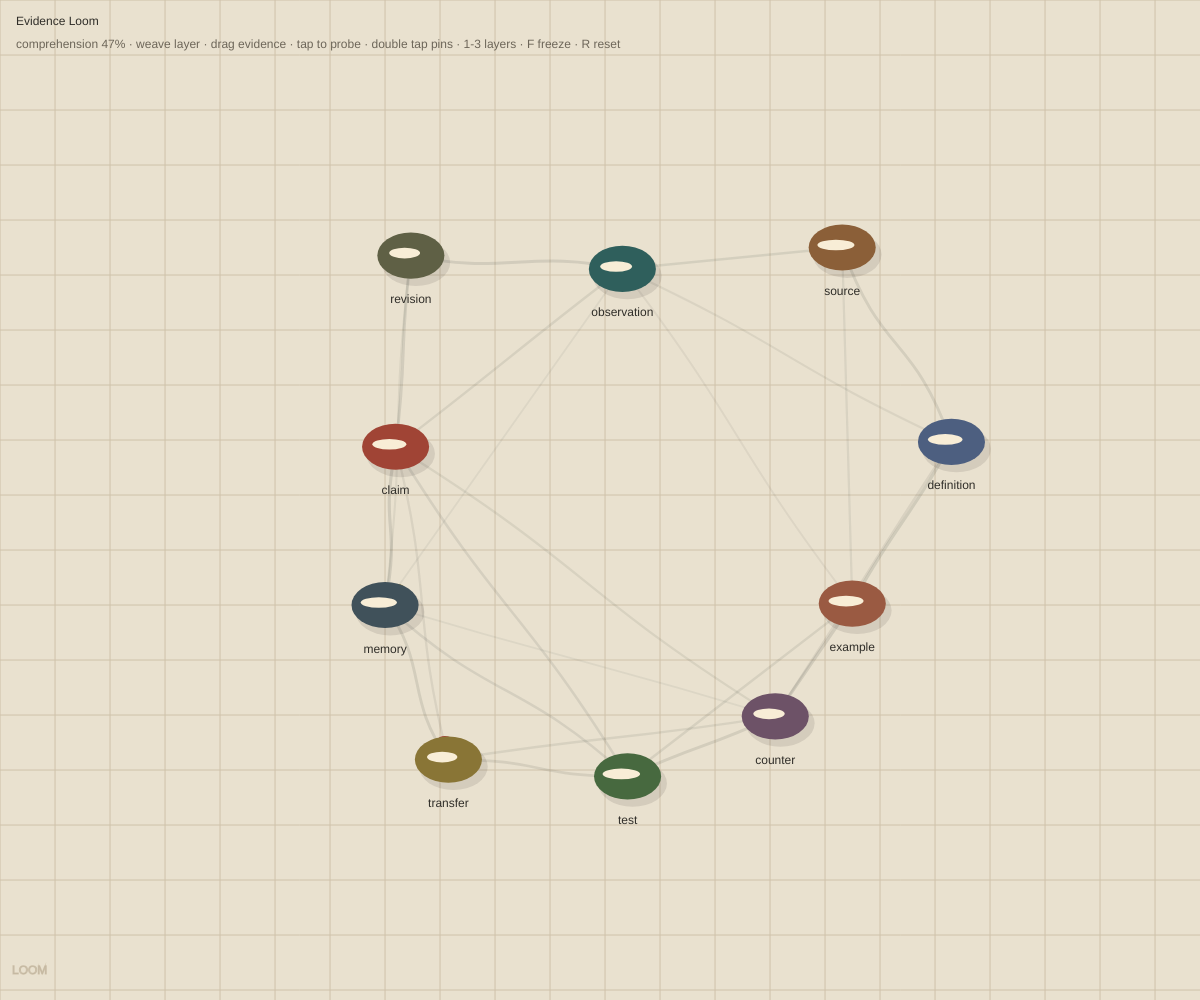
Frame 1 (no input)
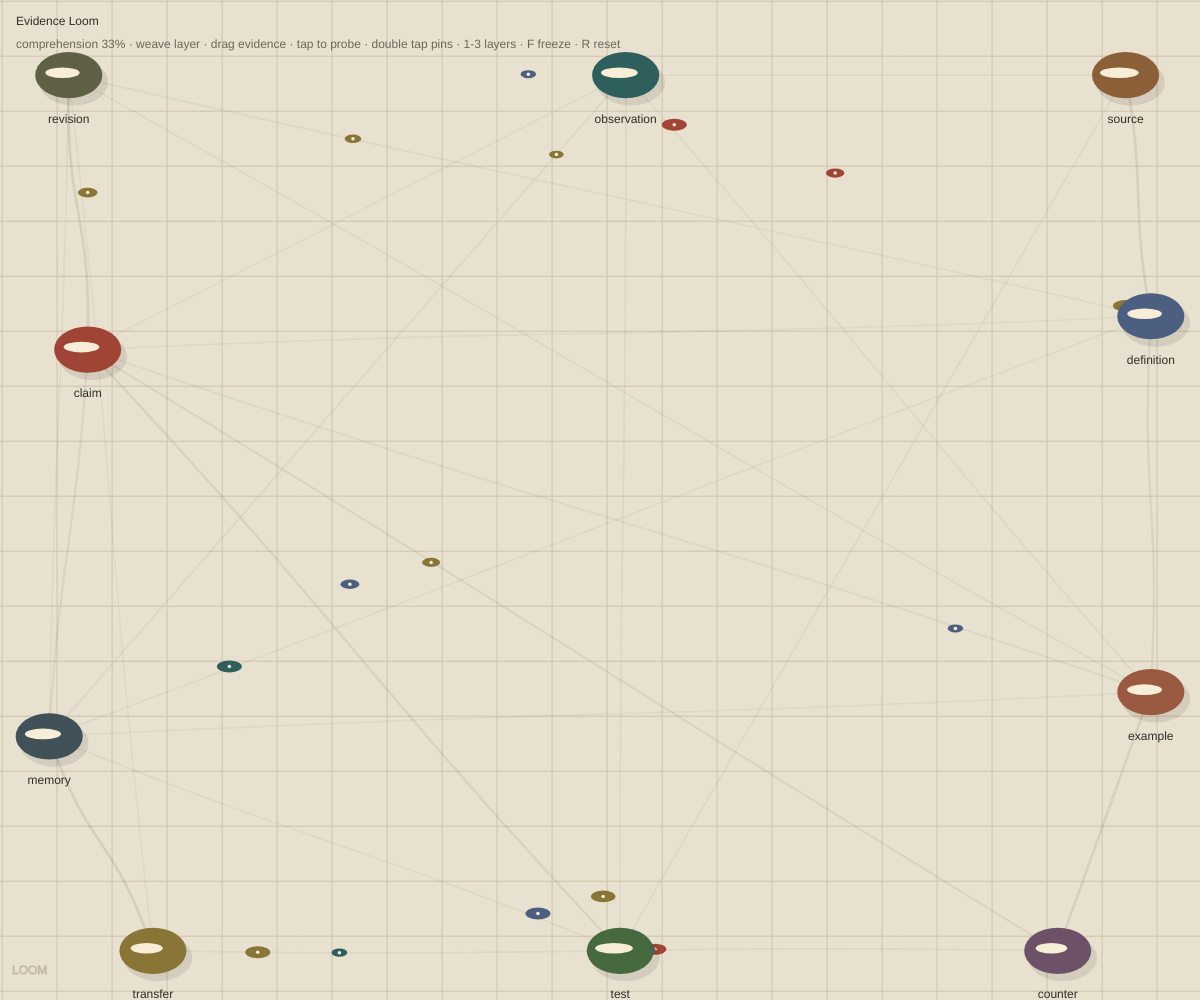
Frame 60 (no input)
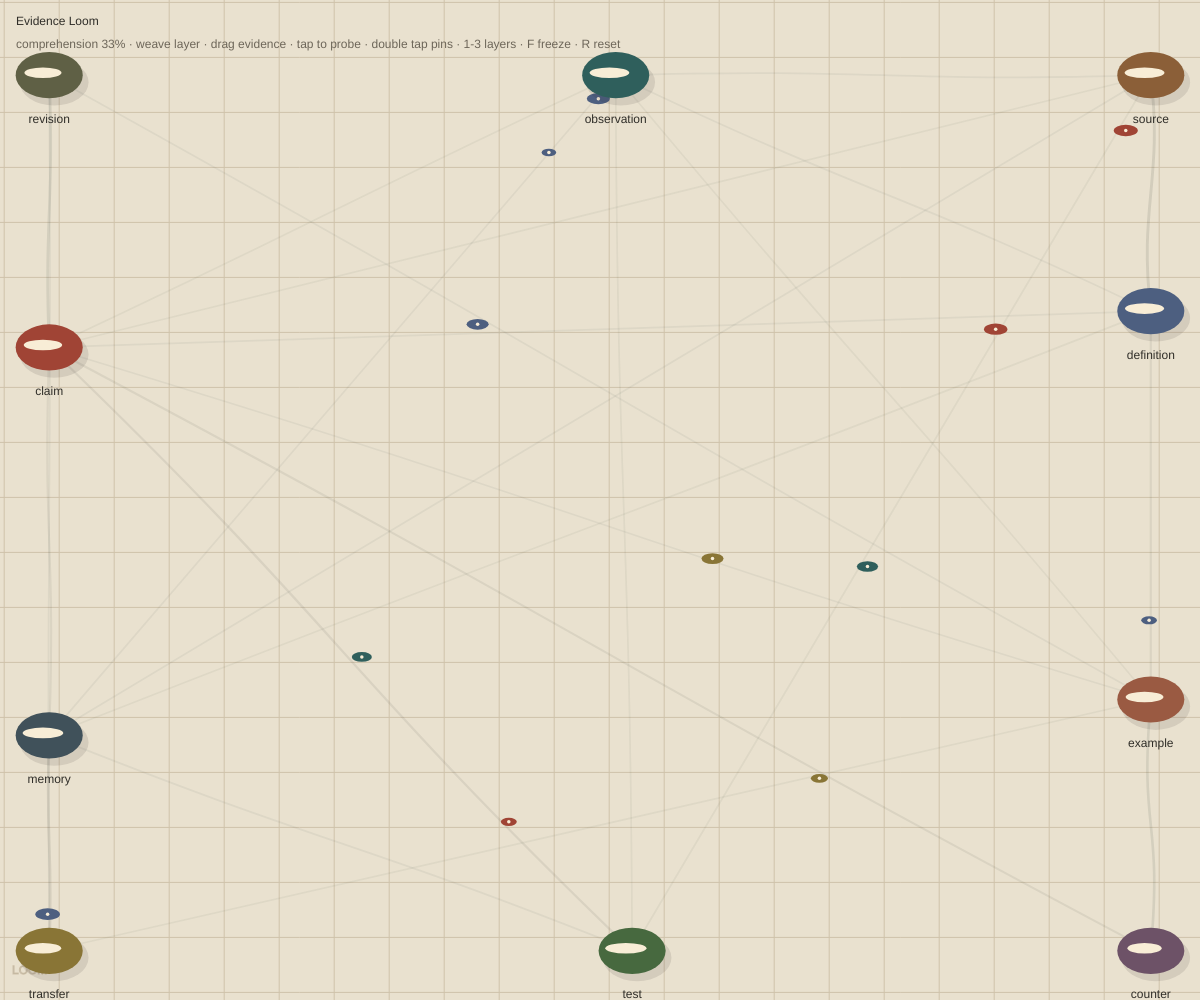
Frame 120 (the mouse pressed at the canvas centre since frame 60)

The p5.js sketch that drew these frames (run headless with seeded random() and noise() and a simulated clock; from frame 60 on, the mouse is pressed at the canvas centre):

// p5.js sketch
// ── sketch.js
// Evidence Loom - an interactive map where claims tighten only when evidence, tests, and counterexamples stay woven.

const STRANDS = [
  ['observation', '#2f5f5c'],
  ['source', '#8b5f38'],
  ['definition', '#4d5f80'],
  ['example', '#9a5a42'],
  ['counter', '#6d5267'],
  ['test', '#47693f'],
  ['transfer', '#897536'],
  ['memory', '#40515a'],
  ['claim', '#a04435'],
  ['revision', '#5f6045'],
];

let anchors = [];
let shuttles = [];
let focus = { x: 0, y: 0, strength: 0 };
let held = -1;
let frozen = false;
let layer = 0;
let seedValue = 606;

function setup() {
  createCanvas(vw(), vh());
  pixelDensity(min(2, window.devicePixelRatio || 1));
  textFont('ui-sans-serif, system-ui, -apple-system, BlinkMacSystemFont, "Segoe UI", sans-serif');
  reseed();
}

function reseed() {
  randomSeed(seedValue);
  noiseSeed(seedValue);
  anchors = [];
  const s = min(width, height);
  const cx = width * 0.52;
  const cy = height * 0.54;
  STRANDS.forEach(([label, color], i) => {
    const angle = -HALF_PI + (TWO_PI * i) / STRANDS.length + random(-0.12, 0.12);
    const r = s * random(0.23, 0.39);
    const compact = compactTarget(i);
    anchors.push({
      label,
      color,
      x: compact?.x ?? cx + cos(angle) * r,
      y: compact?.y ?? cy + sin(angle) * r,
      vx: random(-0.4, 0.4),
      vy: random(-0.4, 0.4),
      weight: random(0.35, 0.92),
      phase: random(TWO_PI),
      pinned: false,
    });
  });
  shuttles = [];
  for (let i = 0; i < 16; i += 1) addShuttle(floor(random(anchors.length)));
  keepInside();
}

function draw() {
  background('#e9e1cf');
  drawPaper();
  if (!frozen) moveAnchors();
  drawLoom();
  moveShuttles();
  drawAnchors();
  drawFocus();
  drawHud();
  focus.strength *= 0.9;
}

function drawPaper() {
  noStroke();
  for (let y = 0; y < height; y += 5) {
    const tone = 224 + noise(y * 0.02, frameCount * 0.003) * 12;
    fill(tone, 216, 199, 24);
    rect(0, y, width, 3);
  }

  const step = max(30, min(width, height) * 0.055);
  stroke('#cfc2aa');
  strokeWeight(1);
  for (let x = -step; x < width + step; x += step) {
    line(x + (frameCount * 0.035) % step, 0, x + (frameCount * 0.035) % step, height);
  }
  for (let y = -step; y < height + step; y += step) {
    line(0, y + (frameCount * 0.02) % step, width, y + (frameCount * 0.02) % step);
  }

  fill(54, 55, 48, 16);
  textStyle(BOLD);
  textSize(constrain(width * 0.13, 58, 148));
  textAlign(LEFT, BASELINE);
  text('LOOM', 12, height - 26);
  textStyle(NORMAL);
}

function moveAnchors() {
  const cx = width * 0.52;
  const cy = height * 0.54;
  anchors.forEach((a, i) => {
    if (a.pinned || i === held) return;

    const target = compactTarget(i);
    let ax = ((target?.x ?? cx) - a.x) * (target ? 0.0042 : 0.0007);
    let ay = ((target?.y ?? cy) - a.y) * (target ? 0.0042 : 0.0007);
    ax += cos(frameCount * 0.011 + a.phase) * 0.035;
    ay += sin(frameCount * 0.014 + a.phase) * 0.035;

    anchors.forEach((b, j) => {
      if (i === j) return;
      const dx = a.x - b.x;
      const dy = a.y - b.y;
      const d2 = max(160, dx * dx + dy * dy);
      ax += (dx / d2) * (width < 540 ? 85 : 155);
      ay += (dy / d2) * (width < 540 ? 85 : 155);
    });

    if (focus.strength > 0.01) {
      const dx = focus.x - a.x;
      const dy = focus.y - a.y;
      const d = max(24, sqrt(dx * dx + dy * dy));
      const polarity = layer === 2 ? -1 : 1;
      ax += (dx / d) * 0.08 * focus.strength * polarity;
      ay += (dy / d) * 0.08 * focus.strength * polarity;
      a.weight = constrain(a.weight + 0.006 * focus.strength, 0.18, 1);
    }

    a.vx = (a.vx + ax) * 0.88;
    a.vy = (a.vy + ay) * 0.88;
    a.x += a.vx;
    a.y += a.vy;
  });
  keepInside();
}

function weaveScore(a, b) {
  const d = dist(a.x, a.y, b.x, b.y);
  const range = min(width, height) * 0.48;
  const distance = constrain(1 - d / range, 0, 1);
  const balance = 1 - abs(a.weight - b.weight);
  const semanticBoost = (a.label === 'counter' && b.label === 'claim') || (a.label === 'test' && b.label === 'claim') ? 0.18 : 0;
  return constrain(distance * 0.62 + balance * 0.32 + semanticBoost, 0, 1);
}

function connections() {
  const list = [];
  for (let i = 0; i < anchors.length; i += 1) {
    for (let j = i + 1; j < anchors.length; j += 1) {
      const score = weaveScore(anchors[i], anchors[j]);
      if (score > 0.23) list.push({ a: i, b: j, score });
    }
  }
  return list.sort((u, v) => v.score - u.score).slice(0, width < 540 ? 16 : 24);
}

function drawLoom() {
  connections().forEach((edge, i) => {
    const a = anchors[edge.a];
    const b = anchors[edge.b];
    const mx = (a.x + b.x) * 0.5;
    const my = (a.y + b.y) * 0.5;
    const wobble = sin(frameCount * 0.018 + i * 0.7) * 24 * edge.score;
    const ink = layer === 1 ? 72 : 48;
    noFill();
    stroke(45, 55, 48, ink * edge.score);
    strokeWeight(0.6 + edge.score * 3.6);
    bezier(a.x, a.y, mx + wobble, my - wobble, mx - wobble, my + wobble, b.x, b.y);

    if (layer !== 0 && edge.score > 0.54) {
      stroke(a.color + '66');
      strokeWeight(1);
      line(a.x, a.y, b.x, b.y);
    }
  });
}

function moveShuttles() {
  if (!frozen && frameCount % 14 === 0) addShuttle(floor(random(anchors.length)));

  for (let i = shuttles.length - 1; i >= 0; i -= 1) {
    const s = shuttles[i];
    s.t += s.speed;
    if (s.t >= 1) {
      anchors[s.to].weight = constrain(anchors[s.to].weight + 0.09, 0.18, 1);
      shuttles.splice(i, 1);
      if (!frozen && random() < 0.7) addShuttle(s.to);
      continue;
    }

    const a = anchors[s.from];
    const b = anchors[s.to];
    const u = 1 - pow(1 - s.t, 3);
    const bow = sin(s.t * PI) * s.arc;
    const x = lerp(a.x, b.x, u) + cos(s.angle) * bow;
    const y = lerp(a.y, b.y, u) + sin(s.angle) * bow;
    noStroke();
    fill(s.color);
    ellipse(x, y, 13 + sin(s.t * PI) * 12, 7 + sin(s.t * PI) * 5);
    fill('#f8edd6');
    circle(x, y, 3.5);
  }
}

function addShuttle(from) {
  const edges = connections().filter((edge) => edge.a === from || edge.b === from);
  if (!edges.length || shuttles.length > 44) return;
  const edge = random(edges.slice(0, min(6, edges.length)));
  const to = edge.a === from ? edge.b : edge.a;
  shuttles.push({
    from,
    to,
    t: 0,
    speed: random(0.008, 0.022),
    arc: random(-26, 26),
    angle: random(TWO_PI),
    color: random(['#a04435', '#2f5f5c', '#897536', '#4d5f80']),
  });
}

function drawAnchors() {
  anchors.forEach((a, i) => {
    const r = anchorRadius();
    const active = i === held || dist(mouseX, mouseY, a.x, a.y) < r + 14;
    noStroke();
    fill(51, 48, 42, active ? 56 : 30);
    ellipse(a.x + 5, a.y + 7, r * 2.2, r * 1.5);
    fill(a.color);
    ellipse(a.x, a.y, r * 2.15, r * 1.48);
    fill('#f8edd6');
    ellipse(a.x - r * 0.2, a.y - r * 0.08, r * (0.72 + a.weight * 0.6), r * 0.34);
    fill('#302e29');
    textAlign(CENTER, CENTER);
    textStyle(BOLD);
    textSize(width < 540 ? 10.5 : 12);
    text(a.label, a.x, a.y + r + 13);
    if (a.pinned) {
      fill('#302e29');
      circle(a.x + r * 0.62, a.y - r * 0.42, 6);
    }
  });
}

function drawFocus() {
  if (focus.strength < 0.04) return;
  noFill();
  stroke('#a04435');
  strokeWeight(1.3);
  circle(focus.x, focus.y, 26 + focus.strength * 80);
  stroke('#2f5f5c88');
  circle(focus.x, focus.y, 11 + focus.strength * 34);
}

function drawHud() {
  const score = floor(comprehension() * 100);
  const compact = width < 540;
  noStroke();
  fill('#302e29');
  textAlign(LEFT, TOP);
  textStyle(BOLD);
  textSize(compact ? 13 : 15);
  text('Evidence Loom', 16, 16);
  textStyle(NORMAL);
  fill('#6d6659');
  textSize(compact ? 11.5 : 13);
  const mode = ['weave', 'x-ray', 'repel'][layer];
  const help = compact
    ? `comprehension ${score}% · ${mode}\ndrag/tap · 1-3 layer · F freeze · R reset`
    : `comprehension ${score}% · ${mode} layer · drag evidence · tap to probe · double tap pins · 1-3 layers · F freeze · R reset`;
  text(help, 16, 39, width - 32, compact ? 48 : 26);
}

function comprehension() {
  const list = connections();
  if (!list.length) return 0;
  const average = list.reduce((sum, edge) => sum + edge.score, 0) / list.length;
  const claim = anchors.find((a) => a.label === 'claim');
  const test = anchors.find((a) => a.label === 'test');
  const counter = anchors.find((a) => a.label === 'counter');
  const pressure = (weaveScore(claim, test) + weaveScore(claim, counter)) * 0.5;
  return constrain(average * 0.72 + pressure * 0.28, 0, 1);
}

function pickAnchor(x, y) {
  for (let i = anchors.length - 1; i >= 0; i -= 1) {
    if (dist(x, y, anchors[i].x, anchors[i].y) < anchorRadius() + 16) return i;
  }
  return -1;
}

function mousePressed() {
  held = pickAnchor(mouseX, mouseY);
  focus = { x: mouseX, y: mouseY, strength: held >= 0 ? 0.65 : 1 };
  if (held >= 0) anchors[held].pinned = false;
  return false;
}

function mouseDragged() {
  focus = { x: mouseX, y: mouseY, strength: 0.9 };
  if (held >= 0) {
    const a = anchors[held];
    a.x = constrain(mouseX, marginX(), layoutWidth() - marginX());
    a.y = constrain(mouseY, topMargin(), height - marginX());
    a.vx = movedX * 0.18;
    a.vy = movedY * 0.18;
    a.weight = constrain(a.weight + 0.012, 0.18, 1);
  }
  return false;
}

function mouseReleased() {
  held = -1;
}

function doubleClicked() {
  const hit = pickAnchor(mouseX, mouseY);
  if (hit >= 0) anchors[hit].pinned = !anchors[hit].pinned;
  return false;
}

function touchStarted() {
  return mousePressed();
}

function touchMoved() {
  return mouseDragged();
}

function touchEnded() {
  held = -1;
  return false;
}

function keyPressed() {
  if (key === 'r' || key === 'R') {
    seedValue += 17;
    reseed();
  }
  if (key === 'f' || key === 'F') frozen = !frozen;
  if (key === ' ') addShuttle(floor(random(anchors.length)));
  if (key === '1') layer = 0;
  if (key === '2') layer = 1;
  if (key === '3') layer = 2;
}

function keepInside() {
  anchors.forEach((a) => {
    a.x = constrain(a.x, marginX(), layoutWidth() - marginX());
    a.y = constrain(a.y, topMargin(), height - marginX());
  });
}

function compactTarget(i) {
  if (width >= 540) return null;
  const cx = layoutWidth() * 0.5;
  const cy = height * 0.55;
  const r = min(layoutWidth(), height) * 0.31;
  const angle = -HALF_PI + (TWO_PI * i) / STRANDS.length;
  return { x: cx + cos(angle) * r, y: cy + sin(angle) * r };
}

function anchorRadius() {
  return width < 540 ? 18 : constrain(width * 0.026, 21, 33);
}

function marginX() {
  return anchorRadius() + 18;
}

function topMargin() {
  return width < 540 ? 96 : anchorRadius() + 44;
}

function vw() {
  return min(windowWidth, document.documentElement.clientWidth || windowWidth);
}

function vh() {
  return min(windowHeight, document.documentElement.clientHeight || windowHeight);
}

function layoutWidth() {
  return min(width, window.innerWidth || width, document.documentElement.clientWidth || width, window.visualViewport?.width || width);
}

function windowResized() {
  resizeCanvas(vw(), vh());
  keepInside();
}
